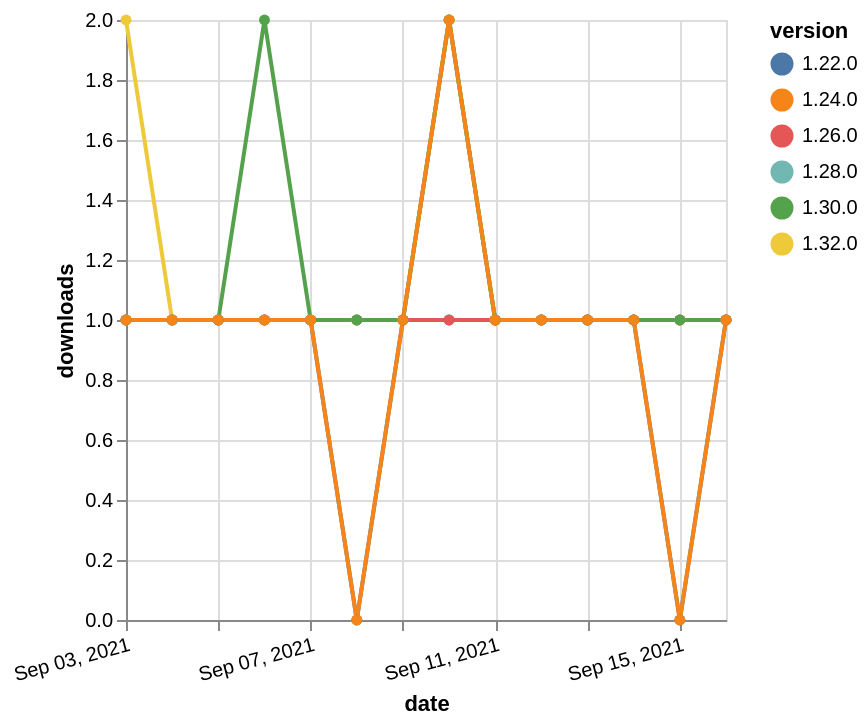

Vega-Lite specification for this chart:
### Vega-Lite specification from a JSON file in a GitHub repository (floating-point values rounded to 4 significant figures)
{"$schema": "https://vega.github.io/schema/vega-lite/v5.json", "description": "A simple bar chart with embedded data.", "data": {"values": [{"date": "2021-09-03", "total": 114, "delta": 2, "version": "1.32.0"}, {"date": "2021-09-04", "total": 115, "delta": 1, "version": "1.32.0"}, {"date": "2021-09-05", "total": 116, "delta": 1, "version": "1.32.0"}, {"date": "2021-09-06", "total": 117, "delta": 1, "version": "1.32.0"}, {"date": "2021-09-07", "total": 118, "delta": 1, "version": "1.32.0"}, {"date": "2021-09-08", "total": 119, "delta": 1, "version": "1.32.0"}, {"date": "2021-09-09", "total": 120, "delta": 1, "version": "1.32.0"}, {"date": "2021-09-10", "total": 122, "delta": 2, "version": "1.32.0"}, {"date": "2021-09-11", "total": 123, "delta": 1, "version": "1.32.0"}, {"date": "2021-09-12", "total": 124, "delta": 1, "version": "1.32.0"}, {"date": "2021-09-13", "total": 125, "delta": 1, "version": "1.32.0"}, {"date": "2021-09-14", "total": 126, "delta": 1, "version": "1.32.0"}, {"date": "2021-09-15", "total": 127, "delta": 1, "version": "1.32.0"}, {"date": "2021-09-16", "total": 128, "delta": 1, "version": "1.32.0"}, {"date": "2021-09-03", "total": 230, "delta": 1, "version": "1.22.0"}, {"date": "2021-09-04", "total": 231, "delta": 1, "version": "1.22.0"}, {"date": "2021-09-05", "total": 232, "delta": 1, "version": "1.22.0"}, {"date": "2021-09-06", "total": 233, "delta": 1, "version": "1.22.0"}, {"date": "2021-09-07", "total": 234, "delta": 1, "version": "1.22.0"}, {"date": "2021-09-08", "total": 234, "delta": 0, "version": "1.22.0"}, {"date": "2021-09-09", "total": 235, "delta": 1, "version": "1.22.0"}, {"date": "2021-09-10", "total": 236, "delta": 1, "version": "1.22.0"}, {"date": "2021-09-11", "total": 237, "delta": 1, "version": "1.22.0"}, {"date": "2021-09-12", "total": 238, "delta": 1, "version": "1.22.0"}, {"date": "2021-09-13", "total": 239, "delta": 1, "version": "1.22.0"}, {"date": "2021-09-14", "total": 240, "delta": 1, "version": "1.22.0"}, {"date": "2021-09-15", "total": 240, "delta": 0, "version": "1.22.0"}, {"date": "2021-09-16", "total": 241, "delta": 1, "version": "1.22.0"}, {"date": "2021-09-03", "total": 152, "delta": 1, "version": "1.28.0"}, {"date": "2021-09-04", "total": 153, "delta": 1, "version": "1.28.0"}, {"date": "2021-09-05", "total": 154, "delta": 1, "version": "1.28.0"}, {"date": "2021-09-06", "total": 155, "delta": 1, "version": "1.28.0"}, {"date": "2021-09-07", "total": 156, "delta": 1, "version": "1.28.0"}, {"date": "2021-09-08", "total": 157, "delta": 1, "version": "1.28.0"}, {"date": "2021-09-09", "total": 158, "delta": 1, "version": "1.28.0"}, {"date": "2021-09-10", "total": 160, "delta": 2, "version": "1.28.0"}, {"date": "2021-09-11", "total": 161, "delta": 1, "version": "1.28.0"}, {"date": "2021-09-12", "total": 162, "delta": 1, "version": "1.28.0"}, {"date": "2021-09-13", "total": 163, "delta": 1, "version": "1.28.0"}, {"date": "2021-09-14", "total": 164, "delta": 1, "version": "1.28.0"}, {"date": "2021-09-15", "total": 165, "delta": 1, "version": "1.28.0"}, {"date": "2021-09-16", "total": 166, "delta": 1, "version": "1.28.0"}, {"date": "2021-09-03", "total": 177, "delta": 1, "version": "1.26.0"}, {"date": "2021-09-04", "total": 178, "delta": 1, "version": "1.26.0"}, {"date": "2021-09-05", "total": 179, "delta": 1, "version": "1.26.0"}, {"date": "2021-09-06", "total": 180, "delta": 1, "version": "1.26.0"}, {"date": "2021-09-07", "total": 181, "delta": 1, "version": "1.26.0"}, {"date": "2021-09-08", "total": 182, "delta": 1, "version": "1.26.0"}, {"date": "2021-09-09", "total": 183, "delta": 1, "version": "1.26.0"}, {"date": "2021-09-10", "total": 184, "delta": 1, "version": "1.26.0"}, {"date": "2021-09-11", "total": 185, "delta": 1, "version": "1.26.0"}, {"date": "2021-09-12", "total": 186, "delta": 1, "version": "1.26.0"}, {"date": "2021-09-13", "total": 187, "delta": 1, "version": "1.26.0"}, {"date": "2021-09-14", "total": 188, "delta": 1, "version": "1.26.0"}, {"date": "2021-09-15", "total": 189, "delta": 1, "version": "1.26.0"}, {"date": "2021-09-16", "total": 190, "delta": 1, "version": "1.26.0"}, {"date": "2021-09-03", "total": 158, "delta": 1, "version": "1.30.0"}, {"date": "2021-09-04", "total": 159, "delta": 1, "version": "1.30.0"}, {"date": "2021-09-05", "total": 160, "delta": 1, "version": "1.30.0"}, {"date": "2021-09-06", "total": 162, "delta": 2, "version": "1.30.0"}, {"date": "2021-09-07", "total": 163, "delta": 1, "version": "1.30.0"}, {"date": "2021-09-08", "total": 164, "delta": 1, "version": "1.30.0"}, {"date": "2021-09-09", "total": 165, "delta": 1, "version": "1.30.0"}, {"date": "2021-09-10", "total": 167, "delta": 2, "version": "1.30.0"}, {"date": "2021-09-11", "total": 168, "delta": 1, "version": "1.30.0"}, {"date": "2021-09-12", "total": 169, "delta": 1, "version": "1.30.0"}, {"date": "2021-09-13", "total": 170, "delta": 1, "version": "1.30.0"}, {"date": "2021-09-14", "total": 171, "delta": 1, "version": "1.30.0"}, {"date": "2021-09-15", "total": 172, "delta": 1, "version": "1.30.0"}, {"date": "2021-09-16", "total": 173, "delta": 1, "version": "1.30.0"}, {"date": "2021-09-03", "total": 181, "delta": 1, "version": "1.24.0"}, {"date": "2021-09-04", "total": 182, "delta": 1, "version": "1.24.0"}, {"date": "2021-09-05", "total": 183, "delta": 1, "version": "1.24.0"}, {"date": "2021-09-06", "total": 184, "delta": 1, "version": "1.24.0"}, {"date": "2021-09-07", "total": 185, "delta": 1, "version": "1.24.0"}, {"date": "2021-09-08", "total": 185, "delta": 0, "version": "1.24.0"}, {"date": "2021-09-09", "total": 186, "delta": 1, "version": "1.24.0"}, {"date": "2021-09-10", "total": 188, "delta": 2, "version": "1.24.0"}, {"date": "2021-09-11", "total": 189, "delta": 1, "version": "1.24.0"}, {"date": "2021-09-12", "total": 190, "delta": 1, "version": "1.24.0"}, {"date": "2021-09-13", "total": 191, "delta": 1, "version": "1.24.0"}, {"date": "2021-09-14", "total": 192, "delta": 1, "version": "1.24.0"}, {"date": "2021-09-15", "total": 192, "delta": 0, "version": "1.24.0"}, {"date": "2021-09-16", "total": 193, "delta": 1, "version": "1.24.0"}]}, "width": "container", "mark": {"type": "line", "point": {"filled": true}}, "encoding": {"x": {"field": "date", "type": "temporal", "timeUnit": "yearmonthdate", "title": "date", "axis": {"labelAngle": -15}}, "y": {"field": "delta", "type": "quantitative", "title": "downloads"}, "color": {"field": "version", "type": "nominal"}, "tooltip": {"field": "delta"}}}
